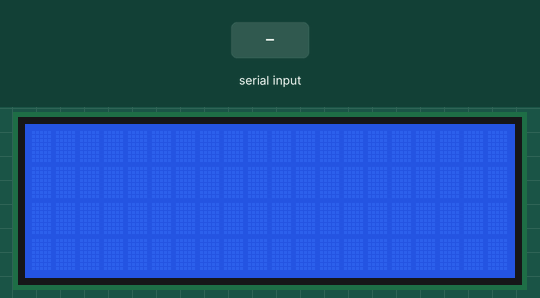
Bench run of a sketch on a simulated Arduino Uno, built with avr-gcc and run on an emulated ATmega328P. Parts: 20×4 character LCD. Inputs (shaded band) come from the test bench.

Above: at 1.2 s.
1.3 s: "1" received over Serial
At 2.5 s:
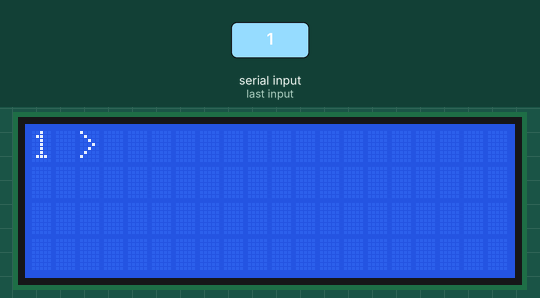
3.0 s: "0" received over Serial
At 3.7 s:
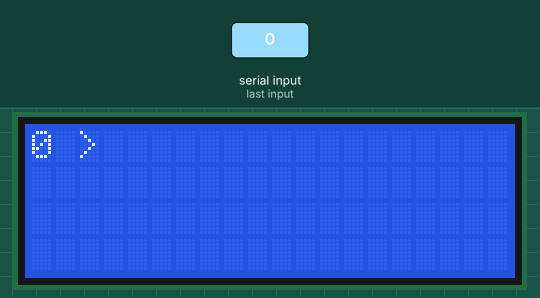
4.5 s: "2" received over Serial
Timing chart, 0 to 7.5 s (numbered marks = the images above; inputs shaded):
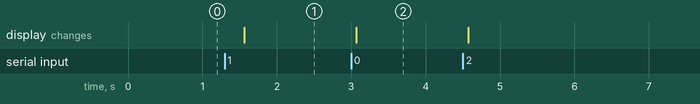

The sketch:

magica.ino
```cpp
#include <LiquidCrystal.h>

LiquidCrystal lcd(2, 3, 4, 5, 6, 7);

void setup()
{
    lcd.begin(20, 4);
    Serial.begin(9600);
}

void loop()
{
    delay(300);
    if (Serial.available() > 0)
    {
        char bytes[Serial.available()];
        const int len = Serial.available();

        Serial.readBytes(bytes, len);
        Serial.flush();

        //Serial.print("you entered ");
        //Serial.println(bytes);
        lcd.clear();
        lcd.print(bytes);
    }
}
```

Measured:
- after the input at 1.3 s, the display: changes after 0.27 s (image 1)
- after the input at 3.0 s, the display: changes after 0.07 s (image 2)
